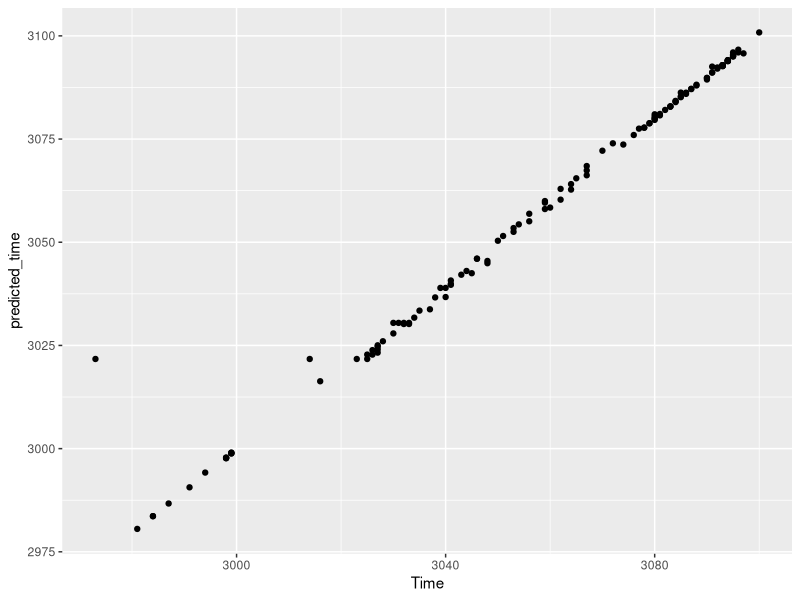
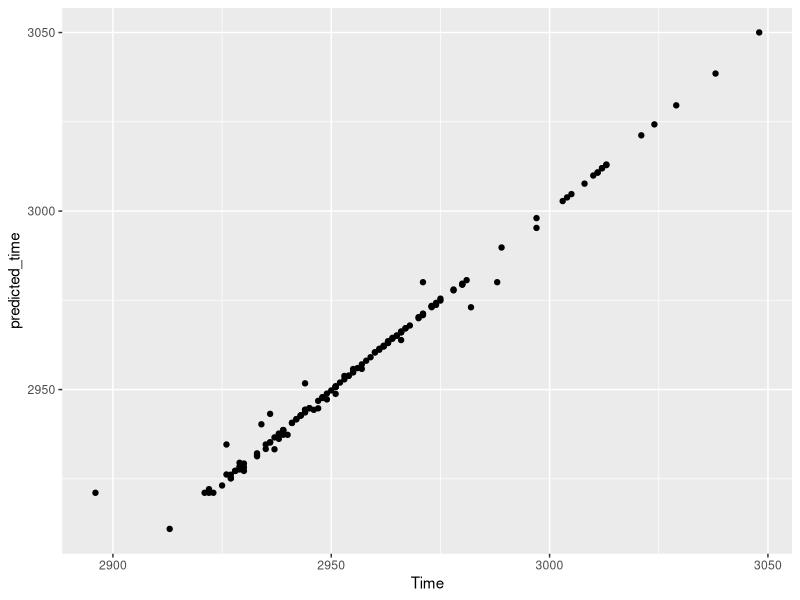
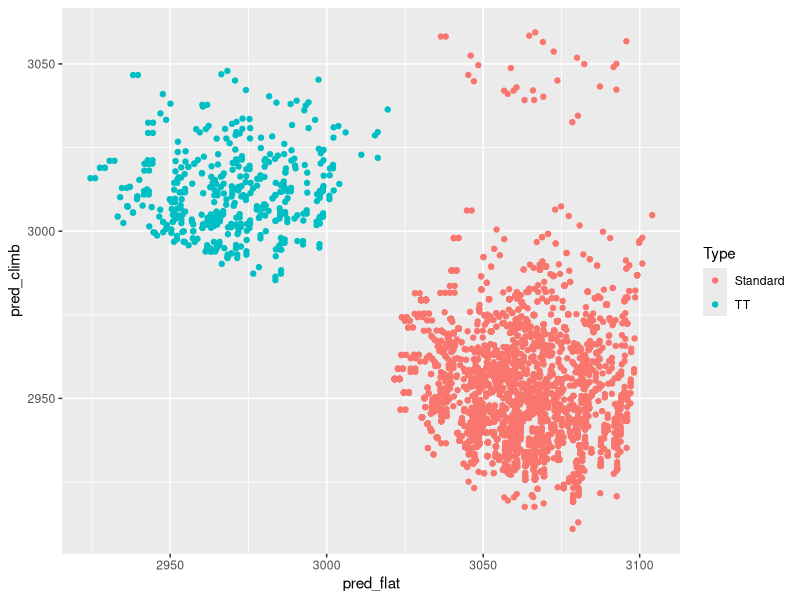

These figures' R source, in order:
library(tidyverse)
library(readxl)
library(tidyverse)

sheets <- excel_sheets("Zwift Speed Tests.xlsx") 

sheets <- sheets %>%
  data.frame() %>%
  filter(!(. %in% c("Sand & Sequoias","Bologna TT","Gaps",
                             "OLD Bologna TT","OLD Jungle Loop",
                             "OLD Richmond","Sprints (Richmond)",
                             "Watopia 2016","Watopia 2017","Watopia 2018")
           ) 
         )%>%
           unlist()

sheet_importer <- function(sheet){
  read_excel(path = "Zwift Speed Tests.xlsx",
             sheet = sheet
  ) %>%
    mutate(sheet_name = sheet) %>%
    return()
}

for(i in 1:length(sheets)){
 assign(paste0(sheets[i]),data.frame(sheet_importer(sheets[i])))
}


# Clean up each sheet -----------------------------------------------------

sheet_cleaner <- function(df){
  df %>%
  transmute(
    Weight = Weight,
    Watts = Watts,
    Bike = Bike,
    Wheels = Wheels,
    Time = as.interval(ymd_hms("1899-12-31 00:00:00"), ymd_hms(Time)) %>%
      as.duration(),
    Course = sheet_name) %>%
    return()
}


`Jungle Circuit` <- mutate(`Jungle Circuit`,Time = Full.Course)
`Big Foot Hills` <- mutate(`Big Foot Hills`,Time = Full.Lap)
`Everything Bagel` <- mutate(`Everything Bagel`,Time = Full.Lap)
`Mighty Metro` <- mutate(`Mighty Metro`,Time = Full.Lap)
`Richmond` <- mutate(`Richmond`,Time = Full.Lap)
`Volcano Climb` <- mutate(`Volcano Climb`,Time = Full.Lap)
`Watopia Hilly` <- mutate(`Watopia Hilly`,Time = Full.Lap)
`Watopia Hilly Reverse` <- mutate(`Watopia Hilly Reverse`,Time = Full.Lap)
`Casse-Pattes` <- mutate(`Casse-Pattes`,Time = Full.Lap)



output <- data.frame()
for(i in 1:length(sheets)){
  output<-get(sheets[i]) %>%
    sheet_cleaner() %>%
    bind_rows(output)
  
  print(paste(i, sheets[i]))
}

model1_data <- output %>%
  filter(!str_detect(Bike,pattern = "OLD ")) %>%
  filter(!str_detect(Wheels,pattern = "OLD ")) %>%
  mutate(Bike = as.factor(Bike)) %>%
  mutate(Wheels = as.factor(Wheels)) %>%
  mutate(Course = as.factor(Course)) %>%
  mutate(WpKg = Watts / Weight)


# Regressions! ------------------------------------------------------------

model1 <- lm(data = model1_data,
             formula = Time ~ 
               Bike + 
               Wheels + 
               Course + 
               Weight + 
               WpKg)

summary(model1)


# Need to standardize! ----------------------------------------------------

output %>% count(Course) %>% arrange(-desc(n))

std_model_data <- output %>%
  mutate(std_weight = (Weight == 75),
         std_watts = (Watts == 300),
         std_bike = (Bike == "Zwift Aero"),
         std_wheels = (Wheels == "32mm Carbon"),
         std_course_flat = (Course == "Tempus Fugit"),
         std_course_climb  = (Course == "Alpe")
         )

std_bike_time_flat <- std_model_data %>%
  filter(std_weight & std_watts  & std_wheels & std_course_flat) %>%
  group_by(Bike) %>%
  summarize(
    bike_flat_time = mean(Time)
  ) %>%
  ungroup()

std_bike_time_climb <- std_model_data %>%
  filter(std_weight & std_watts  & std_wheels & std_course_climb) %>%
  group_by(Bike) %>%
  summarize(
    bike_climb_time = mean(Time)
  ) %>%
  ungroup()

std_wheel_time_flat <- std_model_data %>%
  filter(std_weight & std_watts  & std_bike & std_course_flat) %>%
  group_by(Wheels) %>%
  summarize(
    wheel_flat_time = mean(Time)
  ) %>%
  ungroup()

std_wheel_time_climb <- std_model_data %>%
  filter(std_weight & std_watts  & std_bike & std_course_climb) %>%
  group_by(Wheels) %>%
  summarize(
    wheel_climb_time = mean(Time)
  ) %>%
  ungroup()

std_course_time <- std_model_data %>%
  group_by(Course) %>%
  summarize(
    course_time = mean(Time,na.rm=TRUE)
  ) %>%
  ungroup()

std_model_data <- std_model_data %>%
  left_join(std_bike_time_flat) %>%
  left_join(std_bike_time_climb) %>%
  left_join(std_wheel_time_flat) %>%
  left_join(std_wheel_time_climb) %>%
  left_join(std_course_time) %>%
  filter(std_weight,std_watts)


# Try another regression, maybe? ------------------------------------------

model2 <- lm(data = std_model_data,
             formula = Time ~ 
               bike_flat_time +
               bike_climb_time +
               wheel_flat_time+
               wheel_climb_time +
               course_time)

summary(model2)

# OK, just the flat and the climb time ------------------------------------

std_flat_data <- std_model_data %>%
  filter(std_course_flat)

flat_model <- lm(data = std_flat_data,
                 formula = Time ~ 
                   bike_flat_time +
                   bike_climb_time +
                   wheel_flat_time+
                   wheel_climb_time )

summary(flat_model)

flat_error_graph <- std_flat_data %>%
  filter(complete.cases(.)) %>%
  mutate(predicted_time = predict(newdata=.,flat_model)) %>%
  ggplot(aes(x=Time,y=predicted_time)) +
  geom_point()

flat_error_graph

std_climb_data <- std_model_data %>%
  filter(std_course_climb)

climb_model <- lm(data = std_climb_data,
                 formula = Time ~ 
                   bike_flat_time +
                   bike_climb_time +
                   wheel_flat_time+
                   wheel_climb_time )

summary(climb_model)

climb_error_graph <- std_climb_data %>%
  filter(complete.cases(.)) %>%
  mutate(predicted_time = predict(newdata=.,climb_model)) %>%
  ggplot(aes(x=Time,y=predicted_time)) +
  geom_point()

climb_error_graph


# Make all the predictions ------------------------------------------------

all_frame_wheels <- expand.grid(std_model_data$Bike %>% unique(),
                                std_model_data$Wheels %>% unique()) %>%
  data.frame()  %>%
  `colnames<-`(c("Bike","Wheels")) %>%
  left_join(std_bike_time_flat) %>%
  left_join(std_bike_time_climb) %>%
  left_join(std_wheel_time_flat) %>%
  left_join(std_wheel_time_climb) %>%
  left_join(`Tempus Fugit` %>%
              select(Bike,Type),
            by = "Bike")

all_frame_wheels_predict <- all_frame_wheels %>%
  mutate(pred_flat = predict(newdata=.,flat_model),
         pred_climb = predict(newdata=.,climb_model)) %>%
  filter(complete.cases(.))

all_frame_wheels_predict %>%
  ggplot(aes(x=pred_flat,y=pred_climb,color = Type)) +
  geom_point()

